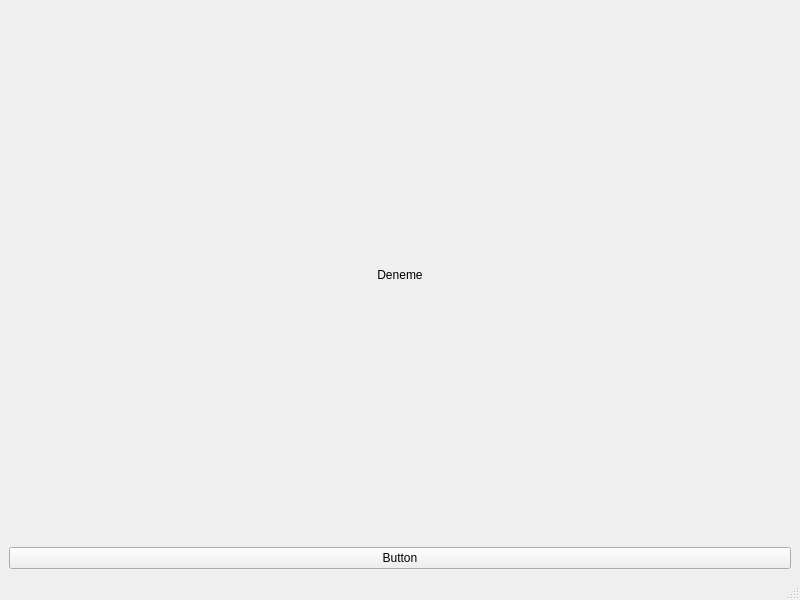
<?xml version="1.0" encoding="UTF-8"?>
<ui version="4.0">
 <class>MainWindow</class>
 <widget class="QMainWindow" name="MainWindow">
  <property name="geometry">
   <rect>
    <x>0</x>
    <y>0</y>
    <width>800</width>
    <height>600</height>
   </rect>
  </property>
  <property name="windowTitle">
   <string>MainWindow</string>
  </property>
  <widget class="QWidget" name="centralwidget">
   <layout class="QVBoxLayout" name="verticalLayout_2">
    <item>
     <layout class="QVBoxLayout" name="verticalLayout">
      <item>
       <widget class="QLabel" name="label">
        <property name="layoutDirection">
         <enum>Qt::LeftToRight</enum>
        </property>
        <property name="text">
         <string>Deneme</string>
        </property>
        <property name="alignment">
         <set>Qt::AlignCenter</set>
        </property>
       </widget>
      </item>
     </layout>
    </item>
    <item>
     <widget class="QPushButton" name="pushButton">
      <property name="text">
       <string>Button</string>
      </property>
     </widget>
    </item>
   </layout>
  </widget>
  <widget class="QMenuBar" name="menubar">
   <property name="geometry">
    <rect>
     <x>0</x>
     <y>0</y>
     <width>800</width>
     <height>20</height>
    </rect>
   </property>
  </widget>
  <widget class="QStatusBar" name="statusbar"/>
 </widget>
 <resources/>
 <connections/>
</ui>
